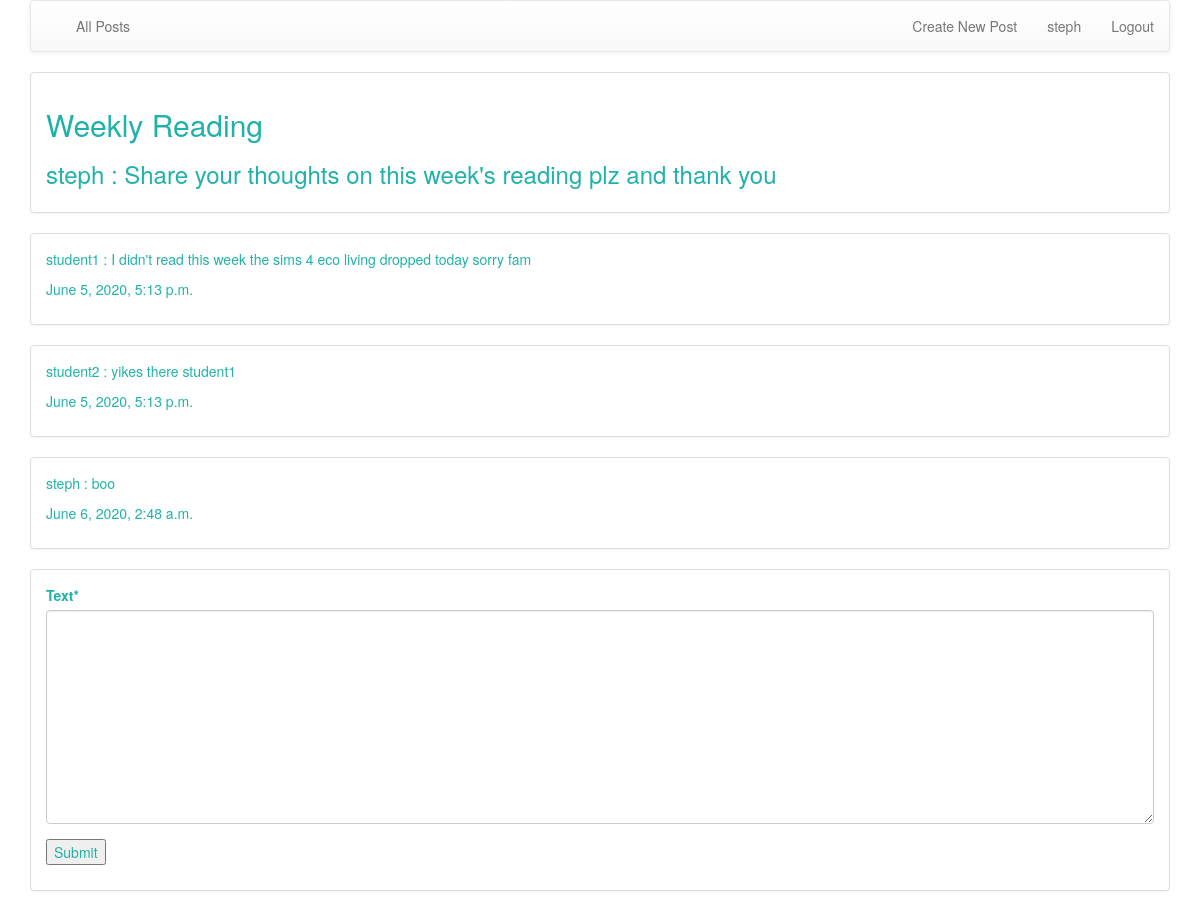
Before: /threads/reaction/1 (signed in) with the older database file.
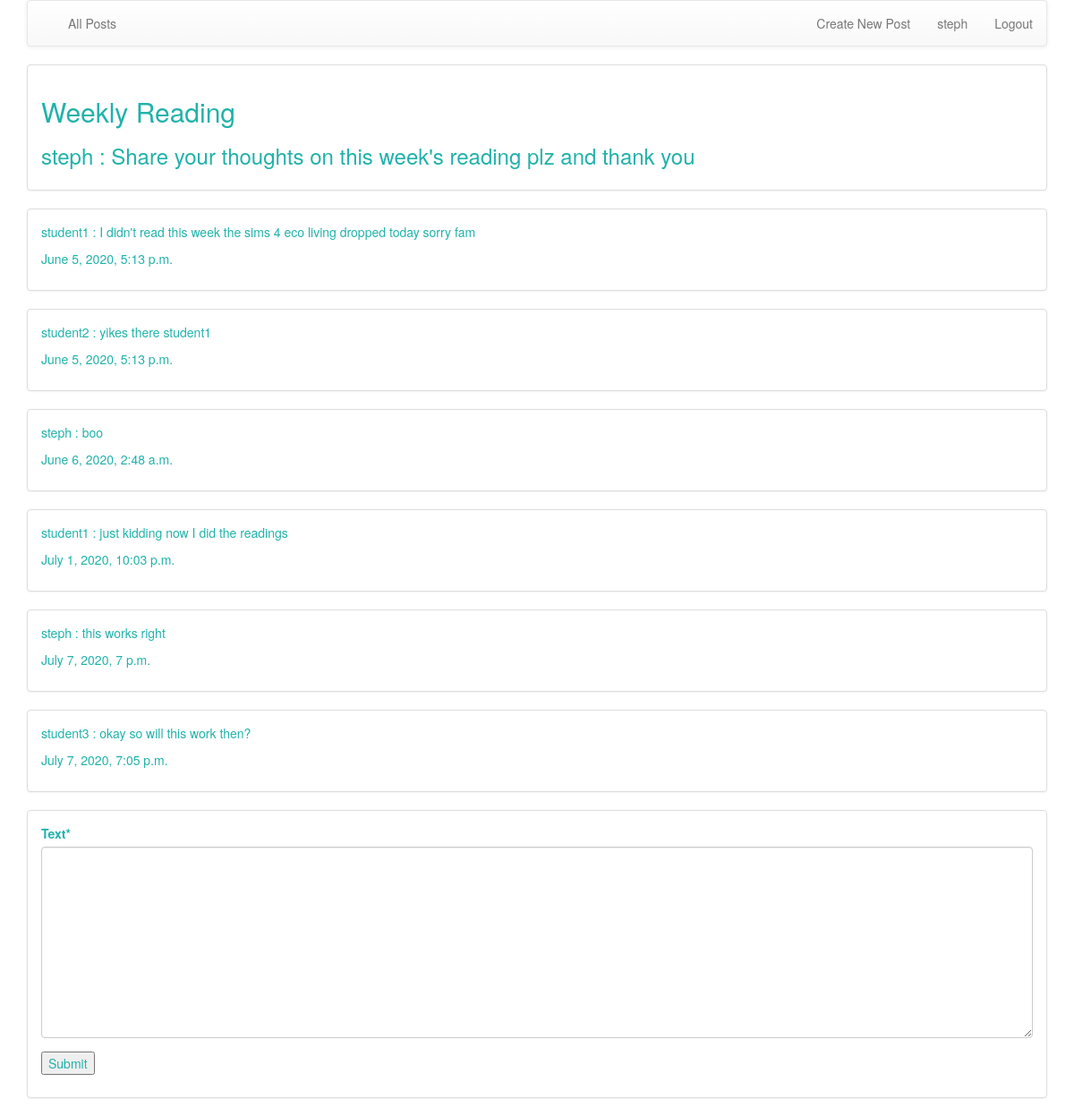
After: the same page with the newer database file.
### threads/models.py (models this page shows, shortened)
class Response(models.Model):
	text = text = models.TextField()
	owner = models.ForeignKey(settings.AUTH_USER_MODEL, on_delete=models.CASCADE)
	created_at = models.DateTimeField(default=timezone.now)
	reaction = models.ForeignKey(Reaction, on_delete=models.CASCADE)

### threads/views.py (the view)
class ReactDetailView(DetailView):
	model = Reaction
	template_name = "threads/thread_detail.html"
	def get(self, request, pk) :
		react = Reaction.objects.get(id=pk)
		resps = Response.objects.filter(reaction=react)
		resp_form = ResponseForm()
		posted_yet = 0
		for r in resps:
			if self.request.user == r.owner:
				posted_yet = 1
			elif self.request.user == react.owner:
				posted_yet = 1
		ctx = {'react':react, 'resps':resps, 'resp_form':resp_form, 'posted_yet':posted_yet}
		print_queries()
		return render(request, self.template_name, ctx)

### threads/forms.py
class ResponseForm(forms.ModelForm):
	class Meta:
		model = Response
		fields = ['text']

### threads/views.py (called while the page is built)
def print_queries():
    retval = list()
    for i, query in enumerate(connection.queries):
        q = query['sql']
        if q.find('SELECT "django_session"."session_key"') == 0 : continue
        if q.find('SELECT "auth_user"."id", "auth_user"."password"') == 0 : continue
        print(q)

### threads/templates/threads/thread_detail.html (shortened to what this page needs)
{% extends "base_menu.html" %}
{% load crispy_forms_tags %}
{% block content %}
	<div class="panel panel-default">
		<div class="panel-body">
			<h2>{{ react.topic }}</h2>
			<h3>{{ react.owner }} : {{ react.text}}</h3>
		</div>
	</div>
	{% if posted_yet == 1 %}
	{% for r in resps %}
	<div class="panel panel-default">
		<div class="panel-body">
		<p>{{ r.owner }} : {{ r.text }} </p>
		<p>{{ r.created_at }}</p>
		</div>
	</div>
	{% endfor %}
	{% endif %}
	<div class="panel panel-default">
		<div class="panel-body">
	<form method="post" action="{% url 'threads:reaction_resp_create' react.id %}">
    {{ resp_form|crispy }}
	<p><input type="submit" value="Submit"></p>
	</form>
		</div>
	</div>
{% endblock %}

Changed rows visible on the page:
added Response: owner "student1", text "just kidding now I did the readings", created_at "July 1, 2020, 10:03 p.m."
added Response: owner "steph", text "this works right", created_at "July 7, 2020, 7 p.m."
added Response: owner "student3", text "okay so will this work then?", created_at "July 7, 2020, 7:05 p.m."
